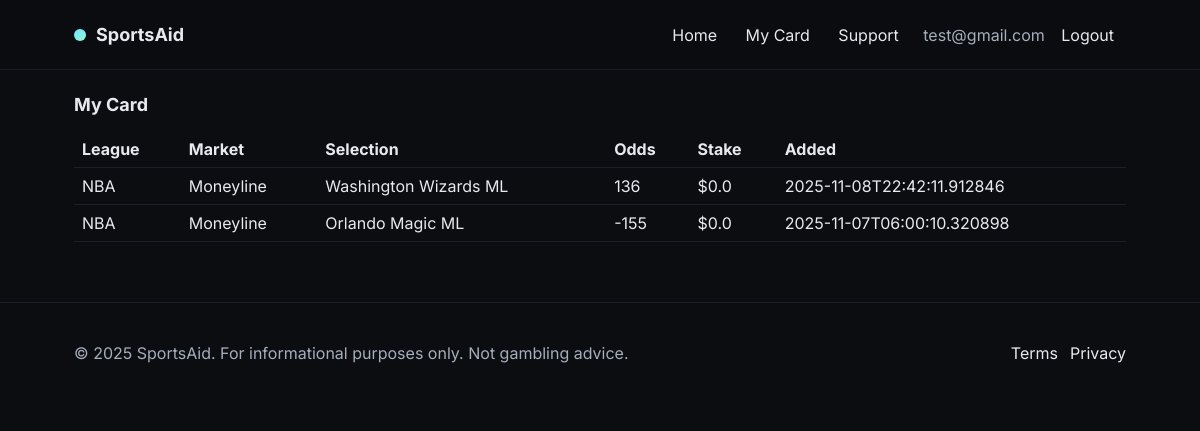
Page /my-card (signed in) on the committed database.
### tables this page shows
CREATE TABLE users (
            id INTEGER PRIMARY KEY AUTOINCREMENT,
            email TEXT UNIQUE NOT NULL,
            password_hash TEXT NOT NULL,
            created_at TEXT NOT NULL
        );

CREATE TABLE saved_picks (
        id INTEGER PRIMARY KEY AUTOINCREMENT,
        user_id INTEGER NOT NULL,
        game_id INTEGER,
        league TEXT,
        market TEXT NOT NULL,          
        selection TEXT NOT NULL,        
        odds_american INTEGER,          
        stake_cents INTEGER DEFAULT 0,  
        notes TEXT,
        created_at TEXT NOT NULL,
        FOREIGN KEY (user_id) REFERENCES users(id) ON DELETE CASCADE
    );

### app.py (the view)
@app.route("/my-card")
@login_required
def my_card():
    db = get_db()
    picks = db.execute("""
        SELECT id, league, market, selection, odds_american, stake_cents, created_at
        FROM saved_picks
        WHERE user_id = ?
        ORDER BY created_at DESC
    """, (current_user.id,)).fetchall()
    return render_template("my_card.html", picks=picks)

### app.py (called while the page is built)
def get_db():
    if "db" not in g:
        conn = sqlite3.connect(DB_PATH)
        conn.row_factory = sqlite3.Row
        g.db = conn
    return g.db

@login_manager.user_loader
def load_user(user_id):
    db = get_db()
    row = db.execute("SELECT * FROM users WHERE id = ?", (user_id,)).fetchone()
    return User(row) if row else None

@app.context_processor
def inject_globals():
    return {"current_year": datetime.utcnow().year}

### templates/my_card.html (shortened to what this page needs)
{% extends "base.html" %}
{% block content %}
  <h1 class="section-title">My Card</h1>
  {% if picks %}
    <table class="table" style="width:100%; margin-top:16px; border-collapse:collapse;">
      <thead>
        <tr>
          <th style="text-align:left; padding:8px;">League</th>
          <th style="text-align:left; padding:8px;">Market</th>
          <th style="text-align:left; padding:8px;">Selection</th>
          <th style="text-align:left; padding:8px;">Odds</th>
          <th style="text-align:left; padding:8px;">Stake</th>
          <th style="text-align:left; padding:8px;">Added</th>
        </tr>
      </thead>
      <tbody>
        {% for p in picks %}
        <tr class="panel" style="margin-bottom:6px;">
          <td style="padding:8px;">{{ p.league or '—' }}</td>
          <td style="padding:8px;">{{ p.market }}</td>
          <td style="padding:8px;">{{ p.selection }}</td>
          <td style="padding:8px;">{{ p.odds_american }}</td>
          <td style="padding:8px;">
            ${{ ((p.stake_cents or 0)/100) | round(2) }}
          </td>
          <td style="padding:8px;">{{ p.created_at }}</td>
        </tr>
        {% endfor %}
      </tbody>
    </table>
  {% else %}
    <p class="muted" style="margin-top:18px;">No picks yet. Add some from the home page.</p>
  {% endif %}
{% endblock %}

### templates/base.html (shortened to what this page needs)
<!doctype html>
<html lang="en">
<head>
  <link rel="stylesheet" href="{{ url_for('static', filename='style.css') }}">
</head>
<body>
  <header class="site-header">
    <div class="container row">
      <div class="brand">
        <div class="logo-dot" aria-hidden="true"></div>
        <a href="{{ url_for('index') }}" class="brand-title">SportsAid</a>
      </div>
      <nav class="nav">
        <a href="{{ url_for('index') }}">Home</a>
        <a href="{{ url_for('my_card') }}">My Card</a>
        <a href="{{ url_for('support') }}">Support</a>
        {% if current_user.is_authenticated %}
          <span class="muted" style="margin-left:8px;">{{ current_user.email }}</span>
          <a href="{{ url_for('logout') }}">Logout</a>
        {% else %}
          <a href="{{ url_for('login') }}">Login</a>
        {% endif %}
      </nav>
    </div>
  </header>
  <main id="main" class="container">
    {% block content %}{% endblock %}
  </main>
  <footer class="site-footer">
    <div class="container row">
      <p class="muted">© {{ current_year }} SportsAid. For informational purposes only. Not gambling advice.</p>
      <div class="footer-links">
        <a href="#">Terms</a>
        <a href="#">Privacy</a>
      </div>
    </div>
  </footer>
</body>
</html>

### static/style.css (style rules this page uses)
:root { --bg: #0b0d11; --panel: #0f1218; --muted: #a6adbb; --text: #e7e9ee; --accent: #6ee7ff; --accent-2: #90f7d8; --outline: #232838; --border: #1a1f2b; --card: #121722; --success: #24c47e; }
* { box-sizing: border-box; }
html, body { margin: 0; padding: 0; background: var(--bg); color: var(--text); font-family: Inter, system-ui, Segoe UI, Roboto, Helvetica, Arial, sans-serif; }
a { color: inherit; text-decoration: none; }
.muted { color: var(--muted); }
.container { max-width: 1100px; margin: 0 auto; padding: 24px; }
.row { display: flex; align-items: center; justify-content: space-between; gap: 16px; }
.section-title { margin: 0 0 8px; font-size: 18px; }
.site-header { position: sticky; top: 0; z-index: 10; background: rgba(11, 13, 17, 0.7); backdrop-filter: blur(8px); border-bottom: 1px solid var(--border); }
.brand { display: flex; align-items: center; gap: 10px; }
.brand-title { font-weight: 700; font-size: 18px; }
.logo-dot { width: 12px; height: 12px; border-radius: 50%; background: linear-gradient(135deg, var(--accent), var(--accent-2)); }
.nav a { padding: 10px 12px; border-radius: 10px; }
.table { width: 100%; border-collapse: separate; border-spacing: 0; }
.table th, .table td { padding: 12px; text-align: left; border-bottom: 1px solid var(--border); }
.table th:first-child, .table td:first-child { padding-left: 16px; }
.table th:last-child, .table td:last-child { padding-right: 16px; }
.site-footer { margin-top: 36px; border-top: 1px solid var(--border); }
.footer-links { display: flex; gap: 12px; }

### rows in the picture
users: email "test@gmail.com"
saved_picks: league "NBA", market "Moneyline", selection "Washington Wizards ML", odds_american "136", ((p.stake_centsor0)/100)|round(2) "0.0", created_at "2025-11-08T22:42:11.912846"
saved_picks: league "NBA", market "Moneyline", selection "Orlando Magic ML", odds_american "-155", ((p.stake_centsor0)/100)|round(2) "0.0", created_at "2025-11-07T06:00:10.320898"
